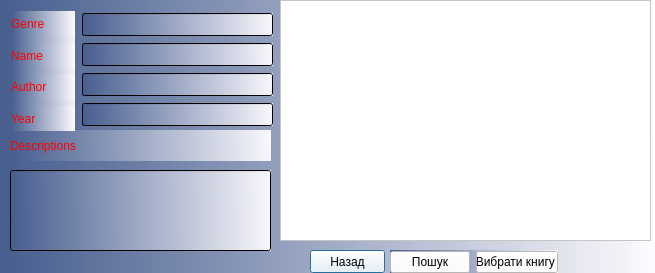
<?xml version="1.0" encoding="UTF-8"?>
<ui version="4.0">
 <class>Searchbook</class>
 <widget class="QDialog" name="Searchbook">
  <property name="geometry">
   <rect>
    <x>0</x>
    <y>0</y>
    <width>655</width>
    <height>273</height>
   </rect>
  </property>
  <property name="windowTitle">
   <string>Dialog</string>
  </property>
  <property name="styleSheet">
   <string notr="true">border-color: rgb(124, 255, 218);
background-color: qlineargradient(spread:reflect, x1:0, y1:0.488636, x2:1, y2:0.483, stop:0 rgba(71, 94, 142, 255), stop:1 rgba(254, 252, 255, 243));
/*background-color: qlineargradient(spread:reflect, x1:0, y1:1, x2:0.915254, y2:0.108, stop:0 rgba(71, 94, 142, 255), stop:1 rgba(255, 255, 255, 255));*/
/*background-color: qlineargradient(spread:pad, x1:0.0110455, y1:0.443, x2:0.988636, y2:0.449, stop:0.136364 rgba(71, 94, 142, 255), stop:1 rgba(255, 255, 255, 255));*/
/*background-color: qlineargradient(spread:pad, x1:0.0110455, y1:0.443, x2:0.988636, y2:0.449, stop:0.136364 rgba(111, 72, 72, 255), stop:1 rgba(255, 255, 255, 255));
*/
gridline-color: rgb(178, 255, 250);</string>
  </property>
  <widget class="QLineEdit" name="lineEdit_genre1">
   <property name="geometry">
    <rect>
     <x>82</x>
     <y>13</y>
     <width>191</width>
     <height>23</height>
    </rect>
   </property>
   <property name="styleSheet">
    <string notr="true">font: 8pt &quot;Segoe Script&quot;;</string>
   </property>
  </widget>
  <widget class="QLineEdit" name="lineEdit_name1">
   <property name="geometry">
    <rect>
     <x>82</x>
     <y>43</y>
     <width>191</width>
     <height>23</height>
    </rect>
   </property>
   <property name="styleSheet">
    <string notr="true">font: 8pt &quot;Segoe Script&quot;;</string>
   </property>
  </widget>
  <widget class="QLineEdit" name="lineEdit_aut1">
   <property name="geometry">
    <rect>
     <x>82</x>
     <y>73</y>
     <width>191</width>
     <height>23</height>
    </rect>
   </property>
   <property name="styleSheet">
    <string notr="true">font: 8pt &quot;Segoe Script&quot;;</string>
   </property>
  </widget>
  <widget class="QLineEdit" name="lineEdit_year1">
   <property name="geometry">
    <rect>
     <x>82</x>
     <y>103</y>
     <width>191</width>
     <height>23</height>
    </rect>
   </property>
   <property name="styleSheet">
    <string notr="true">font: 8pt &quot;Segoe Script&quot;;</string>
   </property>
  </widget>
  <widget class="QTableView" name="tableView_1">
   <property name="geometry">
    <rect>
     <x>280</x>
     <y>0</y>
     <width>371</width>
     <height>241</height>
    </rect>
   </property>
   <property name="styleSheet">
    <string notr="true">background-color: rgb(255, 255, 255);</string>
   </property>
  </widget>
  <widget class="QLineEdit" name="lineEdit1">
   <property name="geometry">
    <rect>
     <x>10</x>
     <y>170</y>
     <width>261</width>
     <height>81</height>
    </rect>
   </property>
  </widget>
  <widget class="QLabel" name="label_5">
   <property name="geometry">
    <rect>
     <x>10</x>
     <y>130</y>
     <width>261</width>
     <height>31</height>
    </rect>
   </property>
   <property name="whatsThis">
    <string>&lt;!DOCTYPE HTML PUBLIC &quot;-//W3C//DTD HTML 4.0//EN&quot; &quot;http://www.w3.org/TR/REC-html40/strict.dtd&quot;&gt;
&lt;html&gt;&lt;head&gt;&lt;meta name=&quot;qrichtext&quot; content=&quot;1&quot; /&gt;&lt;style type=&quot;text/css&quot;&gt;
p, li { white-space: pre-wrap; }
&lt;/style&gt;&lt;/head&gt;&lt;body style=&quot; font-family:'Segoe Script'; font-size:12pt; font-weight:72; font-style:normal;&quot;&gt;
&lt;p align=&quot;center&quot; style=&quot; margin-top:0px; margin-bottom:0px; margin-left:0px; margin-right:0px; -qt-block-indent:0; text-indent:0px;&quot;&gt;Descriptions&lt;/p&gt;&lt;/body&gt;&lt;/html&gt;</string>
   </property>
   <property name="styleSheet">
    <string notr="true">
font: 75 12pt &quot;Segoe Script&quot;;
color:rgb(255, 0, 0);</string>
   </property>
   <property name="text">
    <string>Descriptions</string>
   </property>
  </widget>
  <widget class="QPushButton" name="pushButton">
   <property name="geometry">
    <rect>
     <x>310</x>
     <y>250</y>
     <width>75</width>
     <height>23</height>
    </rect>
   </property>
   <property name="styleSheet">
    <string notr="true">background-color: rgb(255, 255, 255);</string>
   </property>
   <property name="text">
    <string>Назад</string>
   </property>
  </widget>
  <widget class="QWidget" name="">
   <property name="geometry">
    <rect>
     <x>390</x>
     <y>250</y>
     <width>168</width>
     <height>25</height>
    </rect>
   </property>
   <layout class="QHBoxLayout" name="horizontalLayout_2">
    <item>
     <widget class="QPushButton" name="pushButton_search_1">
      <property name="styleSheet">
       <string notr="true">background-color: rgb(255, 255, 255);</string>
      </property>
      <property name="text">
       <string>Пошук</string>
      </property>
     </widget>
    </item>
    <item>
     <widget class="QPushButton" name="pushButton_take">
      <property name="styleSheet">
       <string notr="true">background-color: rgb(255, 255, 255);</string>
      </property>
      <property name="text">
       <string>Вибрати книгу </string>
      </property>
     </widget>
    </item>
   </layout>
  </widget>
  <widget class="QWidget" name="">
   <property name="geometry">
    <rect>
     <x>11</x>
     <y>11</y>
     <width>64</width>
     <height>120</height>
    </rect>
   </property>
   <layout class="QVBoxLayout" name="verticalLayout">
    <item>
     <widget class="QLabel" name="label">
      <property name="styleSheet">
       <string notr="true">
font: 80 12pt &quot;Segoe Script&quot;;
font: 75 12pt &quot;Segoe Script&quot;;
color:rgb(255, 0, 0);</string>
      </property>
      <property name="text">
       <string>Genre</string>
      </property>
     </widget>
    </item>
    <item>
     <widget class="QLabel" name="label_2">
      <property name="styleSheet">
       <string notr="true">
font: 75 12pt &quot;Segoe Script&quot;;
color:rgb(255, 0, 0);</string>
      </property>
      <property name="text">
       <string>Name</string>
      </property>
     </widget>
    </item>
    <item>
     <widget class="QLabel" name="label_3">
      <property name="styleSheet">
       <string notr="true">
font: 75 12pt &quot;Segoe Script&quot;;
color:rgb(255, 0, 0);</string>
      </property>
      <property name="text">
       <string>Author</string>
      </property>
     </widget>
    </item>
    <item>
     <widget class="QLabel" name="label_4">
      <property name="styleSheet">
       <string notr="true">
font: 75 12pt &quot;Segoe Script&quot;;
color:rgb(255, 0, 0);</string>
      </property>
      <property name="text">
       <string>Year</string>
      </property>
     </widget>
    </item>
   </layout>
  </widget>
 </widget>
 <resources/>
 <connections/>
</ui>
